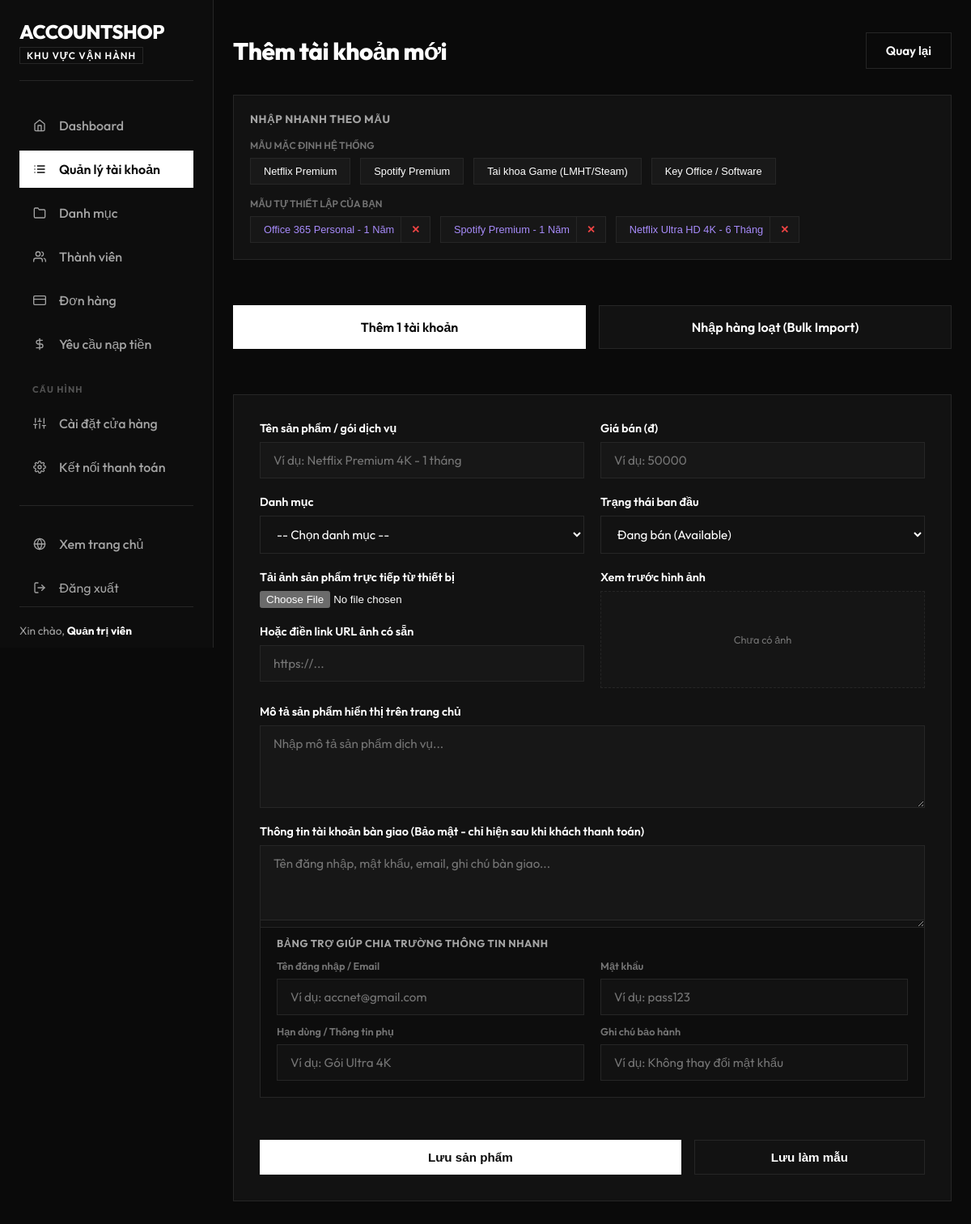
Page /admin/crud/accounts/add.php (signed in) on the committed database.
### tables this page shows
CREATE TABLE IF NOT EXISTS templates (
  id INT AUTO_INCREMENT PRIMARY KEY,
  name VARCHAR(200) NOT NULL,
  price DECIMAL(15,0) NOT NULL DEFAULT 0,
  category_id INT DEFAULT NULL,
  image VARCHAR(255) DEFAULT NULL,
  description TEXT DEFAULT NULL,
  created_at DATETIME DEFAULT CURRENT_TIMESTAMP,
  FOREIGN KEY (category_id) REFERENCES categories(id) ON DELETE SET NULL
);

### admin/crud/accounts/accounts.php (called while the page is built, shortened)
<?php
function getTemplates($pdo) {
    try {
        return $pdo->query("SELECT templates.*, categories.name AS category_name FROM templates LEFT JOIN categories ON templates.category_id = categories.id ORDER BY templates.id DESC")->fetchAll();
    } catch (Exception $e) {
        return [];
    }
}
?>

### admin/crud/accounts/add.php (the view, shortened to what this page needs)
<?php
require_once __DIR__ . '/accounts.php';
$customTemplates = getTemplates($pdo);
?>
<!DOCTYPE html>
<html lang="vi">
<head>
    <link rel="stylesheet" href="../../../assets/admin/css/admin.css">
</head>
<body>
<div class="admin-layout">
    <?php include __DIR__ . '/../../sidebar.php'; ?>
    <main class="main-content">
        <header class="topbar">
            <h1>Thêm tài khoản mới</h1>
            <a href="list.php" class="btn btn-secondary">Quay lại</a>
        </header>
        <div class="content-body">
            <div class="template-section">
                <div class="template-title">Nhập nhanh theo mẫu</div>
                <div class="template-subtitle">Mẫu mặc định hệ thống</div>
                <div class="template-buttons" style="margin-bottom: 16px;">
                    <button type="button" class="btn-template" onclick="fillTemplate('netflix')">Netflix Premium</button>
                    <button type="button" class="btn-template" onclick="fillTemplate('spotify')">Spotify Premium</button>
                    <button type="button" class="btn-template" onclick="fillTemplate('game')">Tai khoa Game (LMHT/Steam)</button>
                    <button type="button" class="btn-template" onclick="fillTemplate('software')">Key Office / Software</button>
                </div>
                <div class="template-subtitle">Mẫu tự thiết lập của bạn</div>
                <div class="template-buttons" id="customTemplatesContainer">
                    <?php foreach ($customTemplates as $tpl): ?>
                        <div class="btn-template-custom-wrapper" id="tpl-card-<?= $tpl['id'] ?>">
                            <button type="button" class="btn-template" onclick="fillCustomTemplate(<?= htmlspecialchars(json_encode($tpl)) ?>)">
                                <?= htmlspecialchars($tpl['name']) ?>
                            </button>
                            <button type="button" class="btn-template-delete" onclick="deleteCustomTemplate(<?= $tpl['id'] ?>, event)">✕</button>
                        </div>
                    <?php endforeach; ?>
                </div>
            </div>
            <div class="mode-selector">
                <div class="mode-option active" id="modeSingle" onclick="setMode('single')">Thêm 1 tài khoản</div>
                <div class="mode-option" id="modeBulk" onclick="setMode('bulk')">Nhập hàng loạt (Bulk Import)</div>
            </div>
            <form method="POST" enctype="multipart/form-data" class="form-card" id="productForm">
                <div class="form-row">
                    <div class="form-group">
                        <label for="name">Tên sản phẩm / gói dịch vụ</label>
                        <input type="text" id="name" name="name" required placeholder="Ví dụ: Netflix Premium 4K - 1 tháng">
                    </div>
                    <div class="form-group">
                        <label for="price">Giá bán (đ)</label>
                        <input type="number" id="price" name="price" min="0" required placeholder="Ví dụ: 50000">
                    </div>
                </div>
                <div class="form-row">
                    <div class="form-group">
                        <label for="category_id">Danh mục</label>
                        <select id="category_id" name="category_id">
                            <option value="">-- Chọn danh mục --</option>
                        </select>
                    </div>
                    <div class="form-group">
                        <label for="status">Trạng thái ban đầu</label>
                        <select id="status" name="status">
                            <option value="available">Đang bán (Available)</option>
                        </select>
                    </div>
                </div>
                <div class="upload-wrapper">
                    <div class="form-group">
                        <label for="image_file">Tải ảnh sản phẩm trực tiếp từ thiết bị</label>
                        <input type="file" id="image_file" name="image_file" accept="image/*" onchange="previewUploadImage(this)">
                        <label for="image" style="margin-top: 12px;">Hoặc điền link URL ảnh có sẵn</label>
                        <input type="text" id="image" name="image" placeholder="https://..." oninput="previewUrlImage(this.value)">
                    </div>
                    <div class="form-group">
                        <label>Xem trước hình ảnh</label>
                        <div class="image-preview-container">
                            <span class="preview-placeholder" id="previewPlaceholder">Chưa có ảnh</span>
                        </div>
                    </div>
                </div>
                <div class="form-group">
                    <label for="description">Mô tả sản phẩm hiển thị trên trang chủ</label>
                    <textarea id="description" name="description" rows="4" placeholder="Nhập mô tả sản phẩm dịch vụ..."></textarea>
                </div>
                <div id="singleModeContainer">
                    <div class="form-group">
                        <label for="account_detail">Thông tin tài khoản bàn giao (Bảo mật - chỉ hiện sau khi khách thanh toán)</label>
                        <textarea id="account_detail" name="account_detail" rows="4" placeholder="Tên đăng nhập, mật khẩu, email, ghi chú bàn giao..." required></textarea>
                    </div>
                    <div style="background-color: #0d0d0d; border: 1px solid var(--border-color); padding: 20px; margin-top: -10px; margin-bottom: 20px;">
                        <div style="font-size: 0.8rem; font-weight: 700; text-transform: uppercase; color: #a3a3a3; margin-bottom: 12px; letter-spacing: 0.5px;">Bảng trợ giúp chia trường thông tin nhanh</div>
                        <div class="form-row" style="margin-bottom: 12px;">
                            <div class="form-group">
                                <label style="font-size: 0.8rem; color: var(--text-muted);">Tên đăng nhập / Email</label>
                                <input type="text" id="helper_user" placeholder="Ví dụ: accnet@gmail.com" oninput="updateAccountDetailTextarea()">
                            </div>
                            <div class="form-group">
                                <label style="font-size: 0.8rem; color: var(--text-muted);">Mật khẩu</label>
                                <input type="text" id="helper_pass" placeholder="Ví dụ: pass123" oninput="updateAccountDetailTextarea()">
                            </div>
                        </div>
                        <div class="form-row">
                            <div class="form-group">
                                <label style="font-size: 0.8rem; color: var(--text-muted);">Hạn dùng / Thông tin phụ</label>
                                <input type="text" id="helper_info" placeholder="Ví dụ: Gói Ultra 4K" oninput="updateAccountDetailTextarea()">
                            </div>
                            <div class="form-group">
                                <label style="font-size: 0.8rem; color: var(--text-muted);">Ghi chú bảo hành</label>
                                <input type="text" id="helper_note" placeholder="Ví dụ: Không thay đổi mật khẩu" oninput="updateAccountDetailTextarea()">
                            </div>
                        </div>
                    </div>
                </div>
                <div style="display: flex; gap: 16px; margin-top: 12px; width: 100%;">
                    <button type="submit" class="btn btn-primary" style="flex: 2;">Lưu sản phẩm</button>
                    <button type="button" class="btn btn-secondary" style="flex: 1;" onclick="saveAsTemplate()">Lưu làm mẫu</button>
                </div>
            </form>
        </div>
    </main>
</div>
</body>
</html>

### assets/admin/css/admin.css (style rules this page uses)
:root { color-scheme: dark; --primary: #ffffff; --primary-hover: #e5e5e5; --primary-light: #262626; --secondary: #737373; --secondary-hover: #525252; --background: #0a0a0a; --sidebar-bg: #0d0d0d; --sidebar-text: #a3a3a3; --sidebar-text-hover: #ffffff; --card-bg: #121212; --text-main: #ffffff; --text-muted: #737373; --border-color: #262626; --success: #10b981; --success-light: rgba(16, 185, 129, 0.1); --danger: #ef4444; --danger-light: rgba(239, 68, 68, 0.1); --warning: #f59e0b; --transition: all 0.2s cubic-bezier(0.16, 1, 0.3, 1); --text-white: #ffffff; --text-gray: #a3a3a3; --info: #60a5fa; --radius-xs: 3px; --radius-sm: 5px; --radius-md: 8px; --radius-lg: 12px; }
* { box-sizing: border-box; margin: 0; padding: 0; }
body { font-family: 'Outfit', sans-serif; background-color: var(--background); color: var(--text-main); display: flex; min-height: 100vh; flex-direction: column; }
.admin-layout { display: flex; flex: 1; width: 100%; }
.main-content { flex: 1; padding: 40px; display: flex; flex-direction: column; overflow-y: auto; max-width: calc(100% - 264px); min-width: 0; }
.topbar { display: flex; justify-content: space-between; align-items: center; margin-bottom: 32px; }
.topbar h1 { font-size: 1.85rem; font-weight: 800; color: var(--text-white); letter-spacing: -0.5px; text-wrap: balance; }
.content-body { display: flex; flex-direction: column; gap: 32px; }
.form-card { background-color: var(--card-bg); padding: 32px; border: 1px solid var(--border-color); display: flex; flex-direction: column; gap: 20px; }
.form-row { display: flex; gap: 20px; }
.form-row .form-group { flex: 1; }
.form-group { display: flex; flex-direction: column; gap: 8px; }
.form-group label { font-weight: 600; font-size: 0.9rem; color: var(--text-main); }
.form-group input[type="text"], .form-group input[type="password"], .form-group input[type="number"], .form-group input[type="email"], .form-group input[type="date"], .form-group input[type="search"], .form-group select, .form-group textarea { padding: 12px 16px; border: 1px solid var(--border-color); font-family: inherit; font-size: 0.95rem; color: var(--text-white); background-color: rgba(255,255,255,0.02); transition: var(--transition); }
.form-group textarea { resize: vertical; }
.btn { display: inline-flex; align-items: center; justify-content: center; gap: 8px; padding: 12px 24px; font-weight: 600; font-size: 0.95rem; text-decoration: none; cursor: pointer; border: 1px solid transparent; transition: var(--transition); }
.btn-primary { background-color: #ffffff; color: #0a0a0a; border-color: #ffffff; }
.btn-secondary { background-color: transparent; color: var(--text-white); border-color: var(--border-color); }
select { background-color: #121212 !important; color: #ffffff !important; }
option, select option { background-color: #121212 !important; color: #ffffff !important; }
@media (max-width: 1400px) { .main-content { padding-inline: 24px; } }

### rows in the picture
templates: name "Office 365 Personal - 1 Năm"
templates: name "Spotify Premium - 1 Năm"
templates: name "Netflix Ultra HD 4K - 6 Tháng"

### other values in the picture
SITE_SHORT_NAME "ACCOUNTSHOP"
$_SESSION['admin_fullname'] "Quản trị viên"
